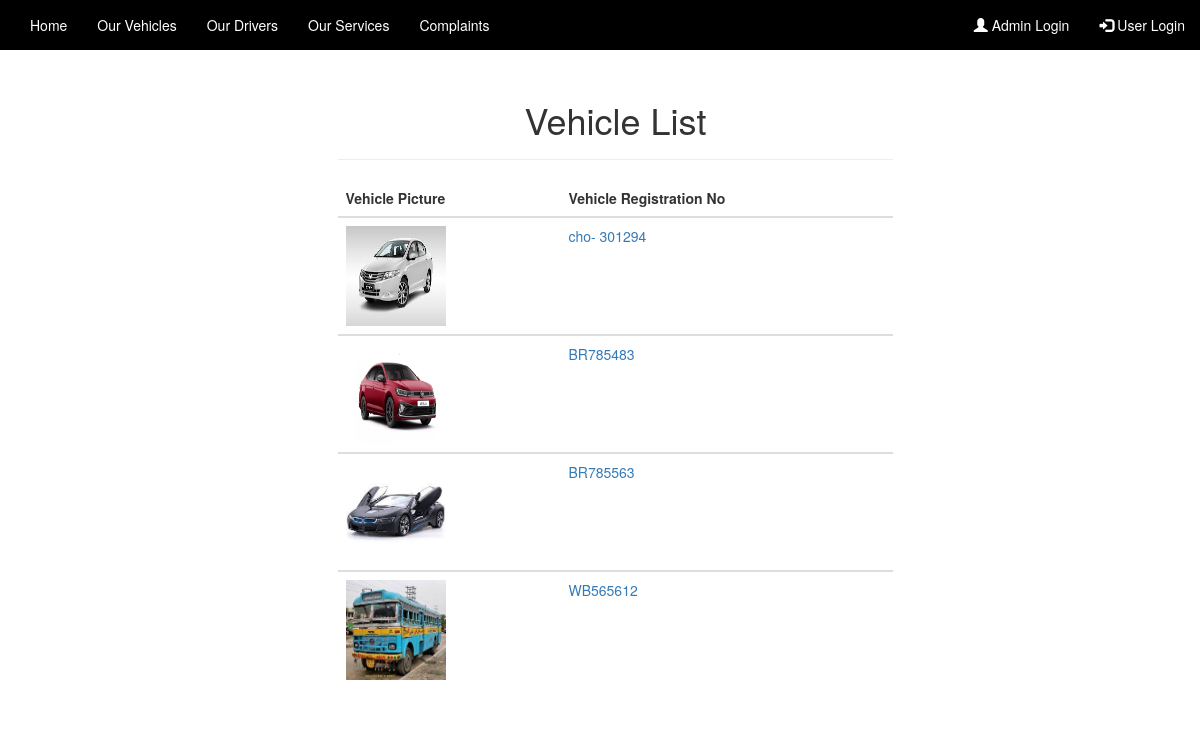
/buslist.php, run on the app's committed database.
### tables this page shows
CREATE TABLE `vehicle` (
  `veh_id` int(11) NOT NULL,
  `veh_reg` varchar(100) NOT NULL,
  `veh_type` varchar(20) NOT NULL,
  `chesisno` varchar(100) NOT NULL,
  `brand` varchar(100) NOT NULL,
  `veh_color` varchar(100) NOT NULL,
  `veh_regdate` varchar(100) NOT NULL,
  `veh_description` varchar(255) NOT NULL,
  `veh_photo` varchar(255) NOT NULL,
  `veh_available` int(11) NOT NULL
);

### buslist.php (the view, shortened to what this page needs)
<?php
    $connection= mysqli_connect("localhost","root","","vehicle management");
    $sql= "SELECT * FROM `vehicle`";
    $res=mysqli_query($connection,$sql);
?>
<!DOCTYPE html>
<html lang="en">
<head>
    <link rel="stylesheet" href="https://maxcdn.bootstrapcdn.com/bootstrap/3.3.7/css/bootstrap.min.css">
    <link rel="stylesheet" href="animate.css">
    <link rel="stylesheet" href="style.css">
</head>
<body  >
   <div id="myDiv">
   <?php include 'navbar.php'; ?>
   <br><br><br>
   <div class="container">
      <?php
        if(mysqli_num_rows($res)>0){ ?>
      <div class="container">
         <div class="row">
             <div class="col-md-3"></div>
             <div class="col-md-6 foo">
                 <div class="page-header">
                    <h1 class="animated bounceIn" style="text-align: center;">Vehicle List</h1>
                  </div>
                  <table class="table">
                    <thead>
                        <th>Vehicle Picture</th>
                        <th>Vehicle Registration No</th>
                    </thead>
                    <?php while($row=mysqli_fetch_assoc($res)) {  ?>
                    <tbody>
                        <tr>
                            <td><img height="100px" width="100px" src="vehicle picture/<?php echo $row["veh_photo"]; ?>" alt="dp"></td>
                            <td><a href="busprofile.php?busid=<?php echo $row["veh_id"]; ?>"> <?php echo $row["veh_reg"] ?></a></td>
                        </tr>
                    </tbody>
                <?php } }?>
                </table>
             </div>
             <div class="col-md-3"></div>
         </div>
      </div>
   </div>
    </div>
</body>
</html>

### navbar.php (shortened to what this page needs)
<?php
    if(isset($_SESSION['username'])==false) {
?>
  <div class="container">
         <nav class="navbar navbar-inverse navbar-fixed-top gabanav">
          <div class="container-fluid">
            <div class="collapse navbar-collapse" id="myNavbar">
              <ul class="nav navbar-nav gabali">
                <li><a href="index.php">Home</a></li>
                <li><a href="buslist.php">Our Vehicles</a></li>
                <li><a href="driverlist.php">Our Drivers</a></li>
                <li><a href="route.php">Our Services</a></li>
                <li><a href="complaint.php">Complaints</a></li>
              </ul>
              <ul class="nav navbar-nav navbar-right">
                <li><a href="login_admin.php"><span class="glyphicon glyphicon-user"></span> Admin Login</a></li>
                <li><a href="login.php"><span class="glyphicon glyphicon-log-in"></span> User Login</a></li>
              </ul>
            </div>
            </div>
        </nav>
  </div>
    <?php } ?>

### style.css (style rules this page uses)
.gabanav { background-color: black; border: 0px; }
.navbar-inverse .navbar-nav>li>a { color: white; }

### data on the page
vehicle: veh_photo (picture), veh_reg "cho- 301294"
vehicle: veh_photo (picture), veh_reg "BR785483"
vehicle: veh_photo (picture), veh_reg "BR785563"
vehicle: veh_photo (picture), veh_reg "WB565612"
